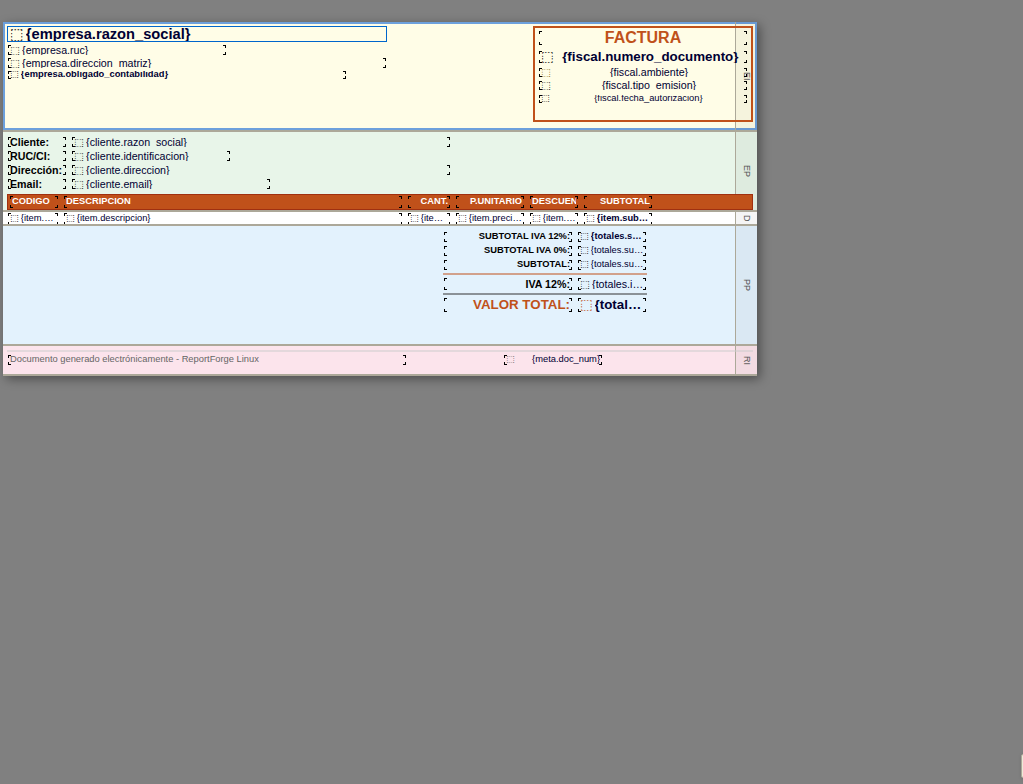
#> input picture reportforge/tests/baselines/runtime-selected-100.png, 1023 x 784 px
$ python compare_png_tolerance.py baselines/runtime-selected-100.png baselines/runtime-selected-200.png
#> lines starting #> are read from the running program, lines starting #| are printed output that depends on the picture; long printed decimals are rounded
#!/usr/bin/env python3
"""
compare_png_tolerance.py — perceptual diff for two same-size PNGs.

Exact byte/SHA256 comparison of screenshots is too strict: real browser
text rendering has inherent sub-pixel anti-aliasing jitter (confirmed via
two independent runs of the same Playwright test producing byte-identical
screenshots of each other, but a small, consistent few-dozen-pixel diff
against a screenshot captured via a separate baseline-update script run).
This reports diff stats so the caller can apply a tolerance threshold,
instead of silently accepting any drift.

Usage: compare_png_tolerance.py <baseline.png> <actual.png>
Prints JSON: {"total": int, "nonzero": int, "maxDiff": int, "mean": float}
"""
import json
import sys

from PIL import Image, ImageChops
import numpy as np

def main():
    baseline_path, actual_path = sys.argv[1], sys.argv[2]
    a = Image.open(baseline_path).convert("RGB")
#> a is the input picture: PIL image 1023x784 RGB; mean R, G, B 160.3, 160.3, 158.6
    b = Image.open(actual_path).convert("RGB")
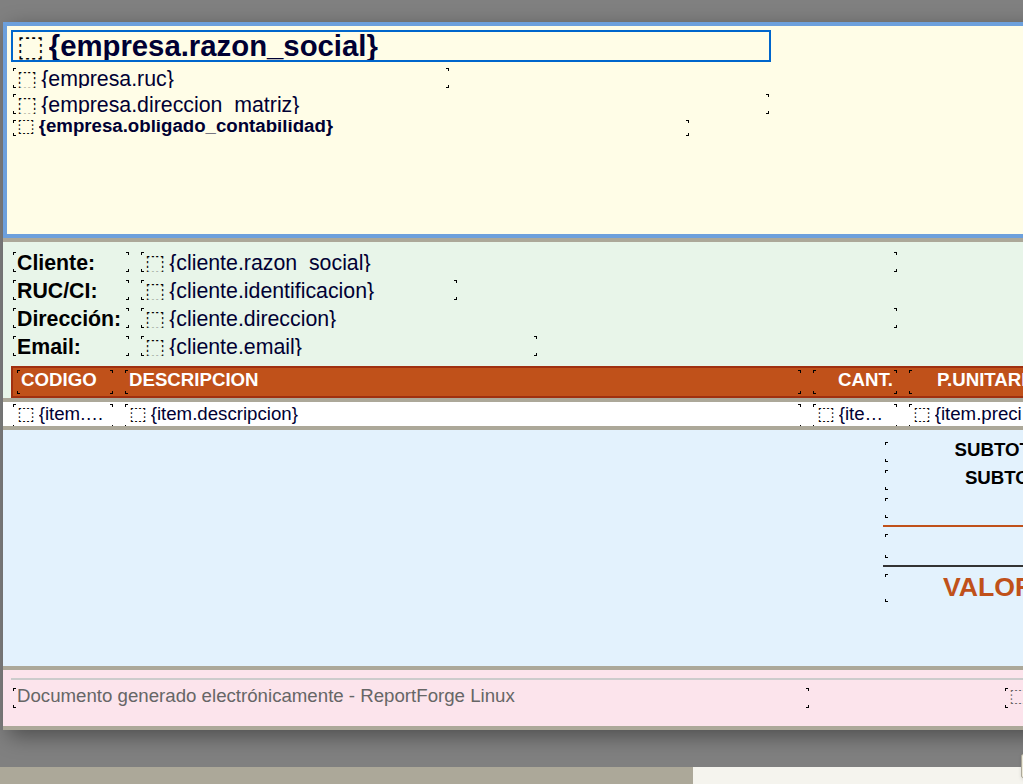
#> input picture reportforge/tests/baselines/runtime-selected-200.png, 1023 x 784 px
#> b is the input picture: PIL image 1023x784 RGB; mean R, G, B 218.7, 219.5, 215
    if a.size != b.size:
        print(json.dumps({"error": f"size mismatch: {a.size} vs {b.size}"}))
        sys.exit(1)
    diff = np.array(ImageChops.difference(a, b))
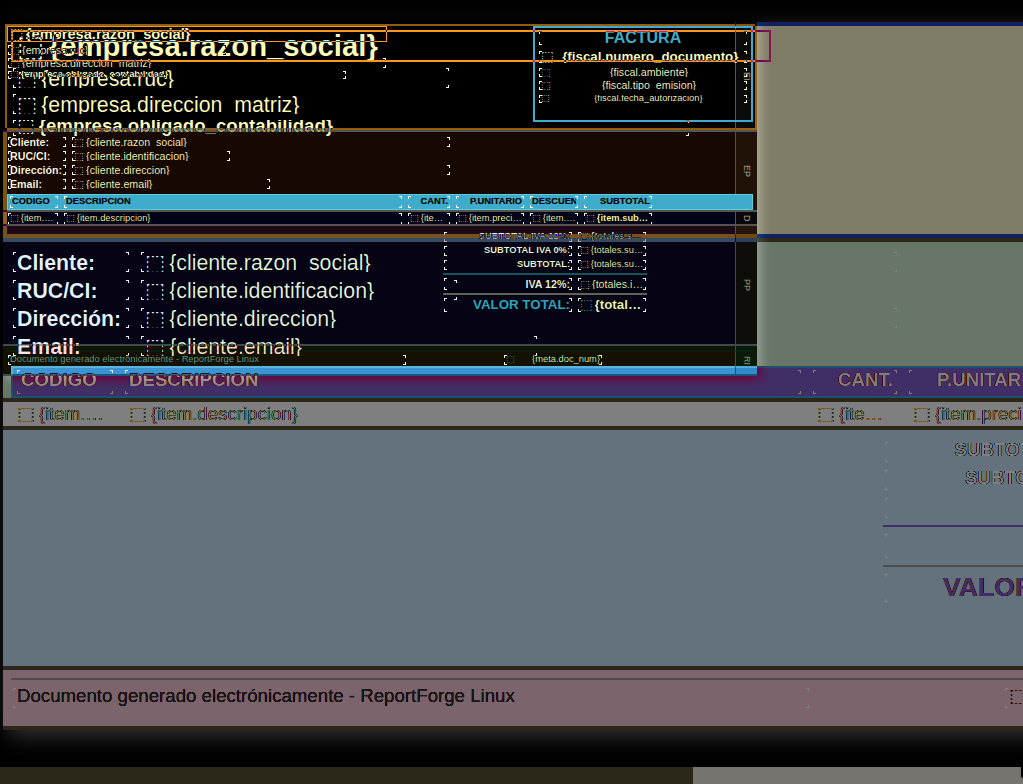
#> diff: shape (784, 1023, 3); mean R, G, B 72.4, 75.7, 78.7
    per_pixel = diff.sum(axis=2)
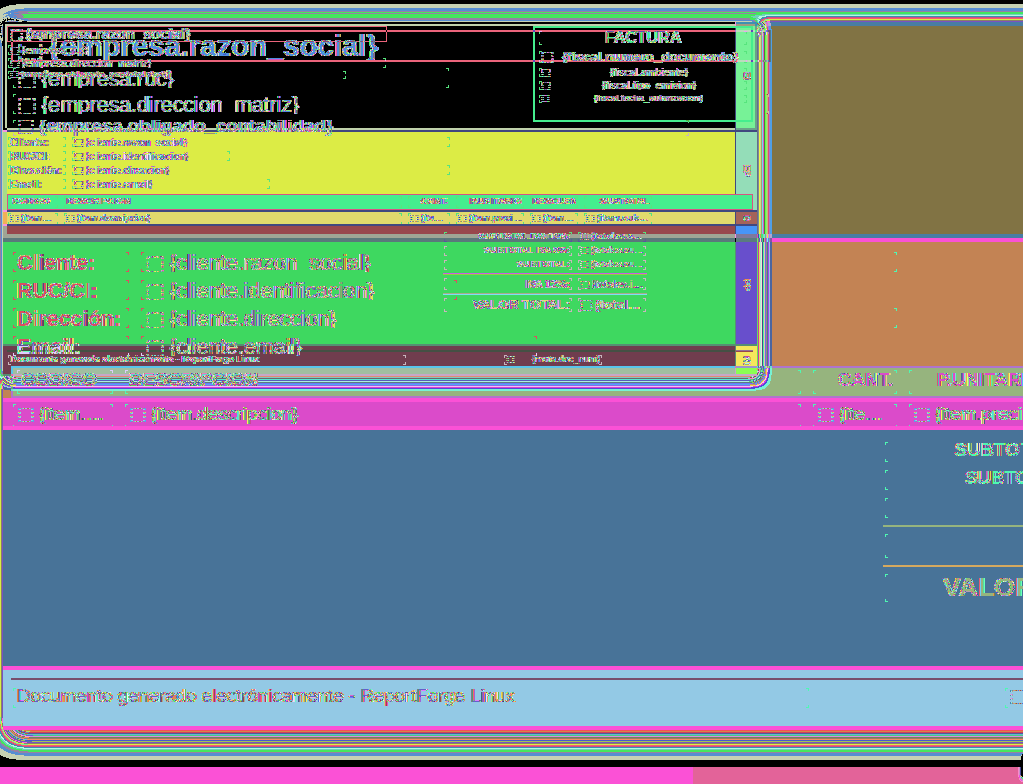
#> per_pixel: shape (784, 1023) uint64; 707 distinct labels, from 0 to 739; one colour per label, 0 black
    result = {
        "total": int(per_pixel.size),
        "nonzero": int((per_pixel > 10).sum()),
        "maxDiff": int(diff.max()),
        "mean": float(diff.mean()),
    }
#> result = {'total': 802032, 'nonzero': 712310, 'maxDiff': 255, 'mean': 75.58}
    print(json.dumps(result))
#| {"total": 802032, "nonzero": 712310, "maxDiff": 255, "mean": 75.580}

if __name__ == "__main__":
    main()
